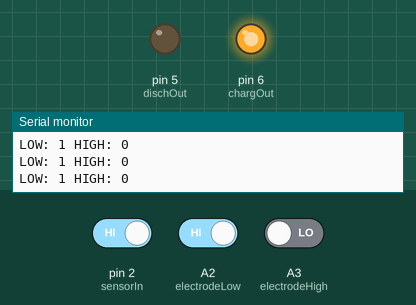
The program below on a simulated Arduino Pro Mini, built with avr-gcc and run on an emulated ATmega328P. On the bench: output pins drawn as LEDs (lit = HIGH), the last lines printed to the serial monitor. The test bench sets the inputs (shaded band); at power-on: A3 (electrodeHigh) LOW, pin 2 (sensorIn) HIGH, A2 (electrodeLow) HIGH.

Above: at 1.2 s.
1.3 s: A3 (electrodeHigh) driven HIGH
At 1.8 s:
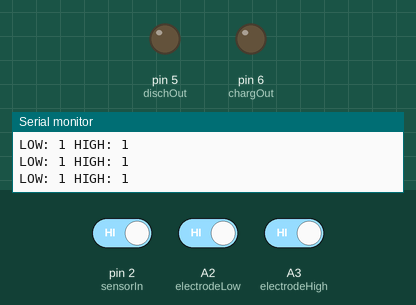
2.8 s: pin 2 (sensorIn) driven LOW
At 4.0 s:
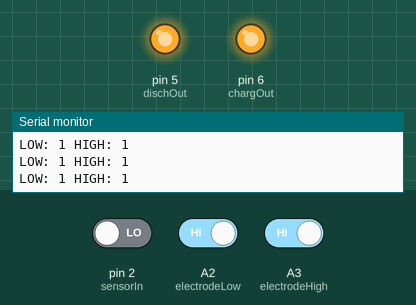
4.3 s: pin 2 (sensorIn) driven HIGH
At 5.1 s:
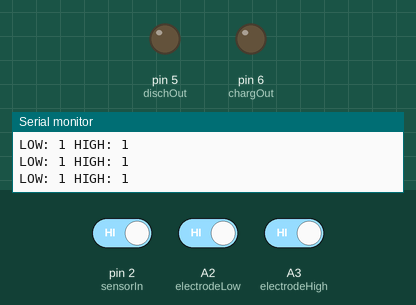
7.3 s: A2 (electrodeLow) driven LOW
At 8.4 s:
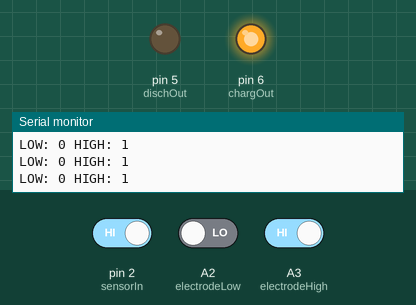
Timing chart, 0 to 9.8 s (numbered marks = the images above; inputs shaded):
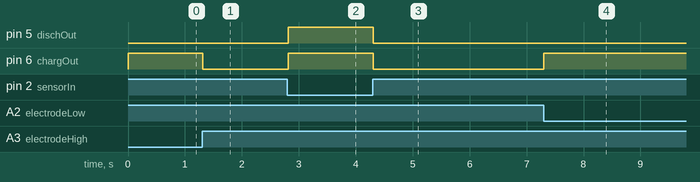

Measured:
- after the input at 1.3 s, pin 6 (chargOut): HIGH → LOW at once
- after the input at 2.8 s, pin 5 (dischOut), pin 6 (chargOut): LOW → HIGH at once
- after the input at 4.3 s, pin 5 (dischOut), pin 6 (chargOut): HIGH → LOW at once
- after the input at 7.3 s, pin 6 (chargOut): LOW → HIGH at once

The program:

main.cpp
```cpp
#include <Arduino.h>
#define sensorIn 2
#define electrodeLow A2
#define electrodeHigh A3
#define dischOut 5
#define chargOut 6

bool highStatus = false;
bool lowStatus = false;
bool electrodeStatus = false;


void setup() {
  pinMode(sensorIn,INPUT_PULLUP);
  pinMode(dischOut,OUTPUT);
  pinMode(chargOut,OUTPUT);
  pinMode(electrodeHigh,INPUT);
  pinMode(electrodeLow,INPUT);

  Serial.begin(9600);

}

void loop() {

  highStatus=digitalRead(electrodeHigh);
  lowStatus=digitalRead(electrodeLow);

  if(highStatus){
    electrodeStatus = true;
    if(!lowStatus){
      electrodeStatus = false;
    }
  }
  if(!lowStatus){
    electrodeStatus=false;
  }


  if((!digitalRead(sensorIn))){
    digitalWrite(chargOut,HIGH);
    digitalWrite(dischOut,HIGH);
  }else if(!electrodeStatus){
    digitalWrite(chargOut,HIGH);
    digitalWrite(dischOut,LOW);
  }else{
    digitalWrite(chargOut,LOW);
    digitalWrite(dischOut,LOW);
  }

  if(true){
    Serial.println("LOW: "+String(lowStatus)+" HIGH: "+String(highStatus));

  }

}
```
